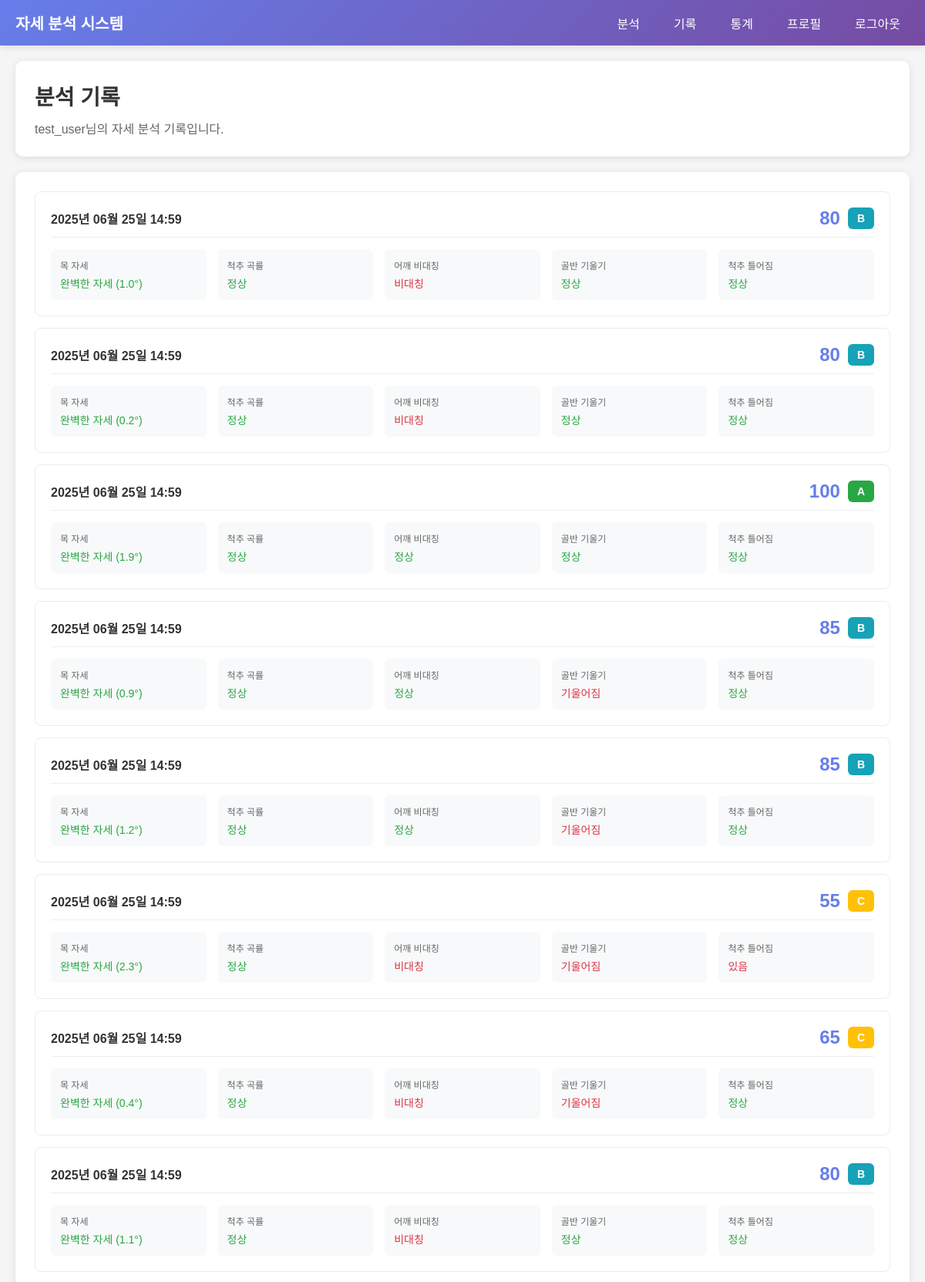
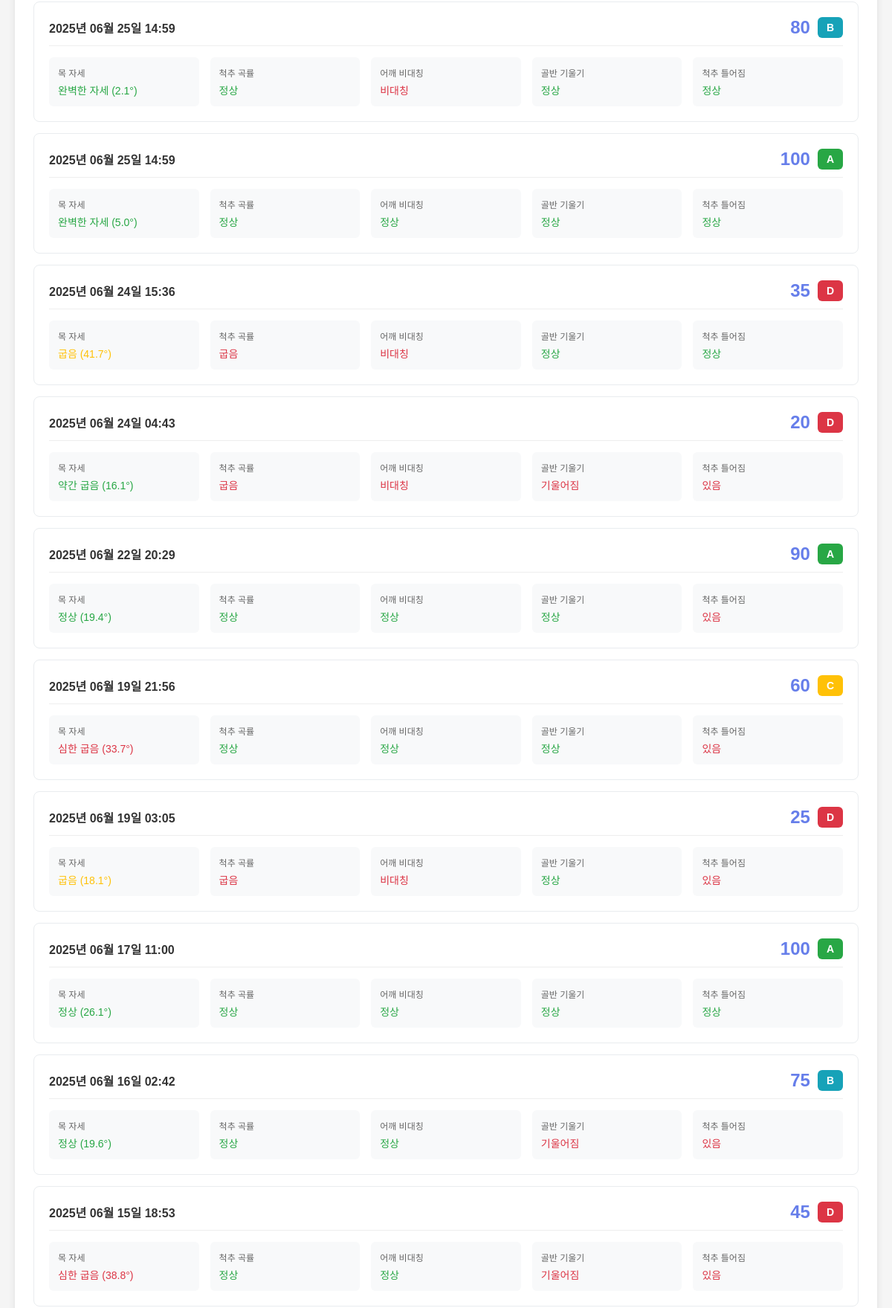
Screenshot of /crud/history?page=3 (signed in, upper part) with the database file from the repository (2 pictures, top to bottom).
### apps/crud/models.py (models this page shows, shortened)
class User(db.Model):
    __tablename__ = "user"
    id = db.Column(db.Integer, primary_key=True)
    username = db.Column(db.String(80), unique=True, nullable=False, index=True)
    email = db.Column(db.String(120), unique=True, nullable=False, index=True)
    password_hash = db.Column(db.String(255), nullable=False)
    created_at = db.Column(db.DateTime, default=datetime.now)
    updated_at = db.Column(db.DateTime, default=datetime.now, onupdate=datetime.now)
    last_login = db.Column(db.DateTime)
    posture_records = db.relationship('PostureRecord', backref='user', lazy='dynamic', cascade='all, delete-orphan')
    @property
    def password(self):
        raise AttributeError("읽어 들일 수 없음")

class PostureRecord(db.Model):
    __tablename__ = "posture_record"
    id = db.Column(db.Integer, primary_key=True)
    user_id = db.Column(db.Integer, db.ForeignKey('user.id'), nullable=False)
    analysis_date = db.Column(db.DateTime, default=datetime.now)
    neck_angle = db.Column(db.Float)
    neck_grade = db.Column(db.String(1))  # A, B, C, D
    neck_description = db.Column(db.String(100))
    spine_is_hunched = db.Column(db.Boolean)
    spine_angle = db.Column(db.Float)
    shoulder_is_asymmetric = db.Column(db.Boolean)
    shoulder_height_difference = db.Column(db.Float)
    pelvic_is_tilted = db.Column(db.Boolean)
    pelvic_angle = db.Column(db.Float)
    spine_is_twisted = db.Column(db.Boolean)
    spine_alignment = db.Column(db.Float)
    overall_score = db.Column(db.Integer)  # 0-100 점수
    overall_grade = db.Column(db.String(1))  # A, B, C, D
    def calculate_overall_score(self):
        score = 100
        if self.neck_grade == 'A':
            score -= 0
        elif self.neck_grade == 'B':
            score -= 10
        elif self.neck_grade == 'C':
            score -= 20
        else:  # D
            score -= 30
        if self.spine_is_hunched:
            score -= 25
        if self.shoulder_is_asymmetric:
            score -= 20
        if self.pelvic_is_tilted:
            score -= 15
        if self.spine_is_twisted:
            score -= 10
        return max(0, score)
    def calculate_overall_grade(self):
        score = self.calculate_overall_score()
        if score >= 90:
            return 'A'
        elif score >= 70:
            return 'B'
        elif score >= 50:
            return 'C'
        else:
            return 'D'

### apps/crud/views.py (the view)
    def decorated_function(*args, **kwargs):
        if 'user_id' not in session:
            flash('로그인이 필요합니다.', 'error')
            return redirect(url_for('auth.login'))
        return f(*args, **kwargs)

### apps/crud/views.py (called while the page is built)
def login_required(f):
    def decorated_function(*args, **kwargs):
        if 'user_id' not in session:
            flash('로그인이 필요합니다.', 'error')
            return redirect(url_for('auth.login'))
        return f(*args, **kwargs)
    decorated_function.__name__ = f.__name__
    return decorated_function

@crud.route('/history')
@login_required
def history():
    user = User.query.get(session['user_id'])
    page = request.args.get('page', 1, type=int)
    per_page = 20
    records = user.posture_records.order_by(
        PostureRecord.analysis_date.desc()
    ).paginate(
        page=page, per_page=per_page, error_out=False
    )
    return render_template('crud/history.html',
                         user=user,
                         records=records)

### apps/templates/crud/history.html (shortened to what this page needs)
<!DOCTYPE html>
<html lang="ko">
<head>
</head>
<body>
    <nav class="navbar">
        <div class="navbar-brand">자세 분석 시스템</div>
        <ul class="navbar-nav">
            <li><a href="{{ url_for('crud.index') }}">분석</a></li>
            <li><a href="{{ url_for('crud.history') }}">기록</a></li>
            <li><a href="{{ url_for('crud.statistics') }}">통계</a></li>
            <li><a href="{{ url_for('auth.profile') }}">프로필</a></li>
            <li><a href="{{ url_for('auth.logout') }}">로그아웃</a></li>
        </ul>
    </nav>
    <div class="container">
        <div class="page-header">
            <h1 class="page-title">분석 기록</h1>
            <p class="page-subtitle">{{ user.username }}님의 자세 분석 기록입니다.</p>
        </div>
        <div class="records-container">
            {% if records.items %}
                {% for record in records.items %}
                    <div class="record-card">
                        <div class="record-header">
                            <div class="record-date">
                                {{ record.analysis_date.strftime('%Y년 %m월 %d일 %H:%M') }}
                            </div>
                            <div class="record-score">
                                <span class="score-number">{{ record.calculate_overall_score() }}</span>
                                <span class="grade-badge grade-{{ record.calculate_overall_grade().lower() }}">
                                    {{ record.calculate_overall_grade() }}
                                </span>
                            </div>
                        </div>
                        <div class="record-details">
                            <div class="detail-item">
                                <div class="detail-label">목 자세</div>
                                <div class="detail-value {% if record.neck_grade in ['A', 'B'] %}good{% elif record.neck_grade == 'C' %}warning{% else %}bad{% endif %}">
                                    {{ record.neck_description }} ({{ "%.1f"|format(record.neck_angle) }}°)
                                </div>
                            </div>
                            <div class="detail-item">
                                <div class="detail-label">척추 곡률</div>
                                <div class="detail-value {% if not record.spine_is_hunched %}good{% else %}bad{% endif %}">
                                    {% if record.spine_is_hunched %}굽음{% else %}정상{% endif %}
                                </div>
                            </div>
                            <div class="detail-item">
                                <div class="detail-label">어깨 비대칭</div>
                                <div class="detail-value {% if not record.shoulder_is_asymmetric %}good{% else %}bad{% endif %}">
                                    {% if record.shoulder_is_asymmetric %}비대칭{% else %}정상{% endif %}
                                </div>
                            </div>
                            <div class="detail-item">
                                <div class="detail-label">골반 기울기</div>
                                <div class="detail-value {% if not record.pelvic_is_tilted %}good{% else %}bad{% endif %}">
                                    {% if record.pelvic_is_tilted %}기울어짐{% else %}정상{% endif %}
                                </div>
                            </div>
                            <div class="detail-item">
                                <div class="detail-label">척추 틀어짐</div>
                                <div class="detail-value {% if not record.spine_is_twisted %}good{% else %}bad{% endif %}">
                                    {% if record.spine_is_twisted %}있음{% else %}정상{% endif %}
                                </div>
                            </div>
                        </div>
                    </div>
                {% endfor %}
            {% else %}
                <div class="no-records">
                    <h3>아직 분석 기록이 없습니다</h3>
                    <p>자세 분석을 시작하여 첫 번째 기록을 만들어보세요!</p>
                    <a href="{{ url_for('crud.index') }}" class="start-analysis-btn">자세 분석 시작하기</a>
                </div>
            {% endif %}
        </div>
    </div>
</body>
</html>

### apps/templates/crud/history.html (style rules this page uses)
* { margin: 0; padding: 0; box-sizing: border-box; }
body { font-family: 'Arial', sans-serif; background: #f5f5f5; }
.navbar { background: linear-gradient(135deg, #667eea 0%, #764ba2 100%); color: white; padding: 15px 20px; display: flex; justify-content: space-between; align-items: center; box-shadow: 0 2px 10px rgba(0,0,0,0.1); }
.navbar-brand { font-size: 20px; font-weight: bold; }
.navbar-nav { display: flex; list-style: none; gap: 20px; }
.navbar-nav a { color: white; text-decoration: none; padding: 8px 12px; border-radius: 5px; transition: background-color 0.3s; }
.container { max-width: 1200px; margin: 0 auto; padding: 20px; }
.page-header { background: white; border-radius: 10px; padding: 25px; margin-bottom: 20px; box-shadow: 0 2px 10px rgba(0,0,0,0.1); }
.page-title { font-size: 28px; color: #333; margin-bottom: 10px; }
.page-subtitle { color: #666; }
.records-container { background: white; border-radius: 10px; padding: 25px; box-shadow: 0 2px 10px rgba(0,0,0,0.1); }
.record-card { border: 1px solid #e9ecef; border-radius: 8px; padding: 20px; margin-bottom: 15px; transition: box-shadow 0.3s ease; }
.record-header { display: flex; justify-content: space-between; align-items: center; margin-bottom: 15px; padding-bottom: 10px; border-bottom: 1px solid #eee; }
.record-date { font-size: 16px; font-weight: bold; color: #333; }
.record-score { display: flex; align-items: center; gap: 10px; }
.score-number { font-size: 24px; font-weight: bold; color: #667eea; }
.grade-badge { padding: 6px 12px; border-radius: 6px; font-size: 14px; font-weight: bold; color: white; }
.grade-a { background-color: #28a745; }
.grade-b { background-color: #17a2b8; }
.grade-c { background-color: #ffc107; }
.grade-d { background-color: #dc3545; }
.record-details { display: grid; grid-template-columns: repeat(auto-fit, minmax(200px, 1fr)); gap: 15px; }
.detail-item { background: #f8f9fa; padding: 12px; border-radius: 6px; }
.detail-label { font-size: 12px; color: #666; margin-bottom: 5px; text-transform: uppercase; font-weight: 500; }
.detail-value { font-size: 14px; color: #333; font-weight: 500; }
.detail-value.good { color: #28a745; }
.detail-value.warning { color: #ffc107; }
.detail-value.bad { color: #dc3545; }

### rows the page displays
User: username "test_user"
PostureRecord: analysis_date "2025년 06월 25일 14:59", calculate_overall_score "80", calculate_overall_grade "B", neck_description "완벽한 자세", neck_angle "1.0", shows "정상", shows "비대칭"
PostureRecord: analysis_date "2025년 06월 25일 14:59", calculate_overall_score "80", calculate_overall_grade "B", neck_description "완벽한 자세", neck_angle "0.2", shows "정상", shows "비대칭"
PostureRecord: analysis_date "2025년 06월 25일 14:59", calculate_overall_score "100", calculate_overall_grade "A", neck_description "완벽한 자세", neck_angle "1.9", shows "정상"
PostureRecord: analysis_date "2025년 06월 25일 14:59", calculate_overall_score "85", calculate_overall_grade "B", neck_description "완벽한 자세", neck_angle "0.9", shows "정상", shows "기울어짐"
PostureRecord: analysis_date "2025년 06월 25일 14:59", calculate_overall_score "85", calculate_overall_grade "B", neck_description "완벽한 자세", neck_angle "1.2", shows "정상", shows "기울어짐"
PostureRecord: analysis_date "2025년 06월 25일 14:59", calculate_overall_score "55", calculate_overall_grade "C", neck_description "완벽한 자세", neck_angle "2.3", shows "정상", shows "비대칭", shows "기울어짐", shows "있음"
PostureRecord: analysis_date "2025년 06월 25일 14:59", calculate_overall_score "65", calculate_overall_grade "C", neck_description "완벽한 자세", neck_angle "0.4", shows "정상", shows "비대칭", shows "기울어짐"
PostureRecord: analysis_date "2025년 06월 25일 14:59", calculate_overall_score "80", calculate_overall_grade "B", neck_description "완벽한 자세", neck_angle "1.1", shows "정상", shows "비대칭"
PostureRecord: analysis_date "2025년 06월 25일 14:59", calculate_overall_score "80", calculate_overall_grade "B", neck_description "완벽한 자세", neck_angle "2.1", shows "정상", shows "비대칭"
PostureRecord: analysis_date "2025년 06월 25일 14:59", calculate_overall_score "100", calculate_overall_grade "A", neck_description "완벽한 자세", neck_angle "5.0", shows "정상"
PostureRecord: analysis_date "2025년 06월 24일 15:36", calculate_overall_score "35", calculate_overall_grade "D", neck_description "굽음", neck_angle "41.7", shows "비대칭", shows "정상"
PostureRecord: analysis_date "2025년 06월 24일 04:43", calculate_overall_score "20", calculate_overall_grade "D", neck_description "약간 굽음", neck_angle "16.1", shows "비대칭", shows "기울어짐", shows "있음"
PostureRecord: analysis_date "2025년 06월 22일 20:29", calculate_overall_score "90", calculate_overall_grade "A", neck_description "정상", neck_angle "19.4", shows "있음"
PostureRecord: analysis_date "2025년 06월 19일 21:56", calculate_overall_score "60", calculate_overall_grade "C", neck_description "심한 굽음", neck_angle "33.7", shows "정상", shows "있음"
PostureRecord: analysis_date "2025년 06월 19일 03:05", calculate_overall_score "25", calculate_overall_grade "D", neck_description "굽음", neck_angle "18.1", shows "비대칭", shows "정상", shows "있음"
PostureRecord: analysis_date "2025년 06월 17일 11:00", calculate_overall_score "100", calculate_overall_grade "A", neck_description "정상", neck_angle "26.1"
PostureRecord: analysis_date "2025년 06월 16일 02:42", calculate_overall_score "75", calculate_overall_grade "B", neck_description "정상", neck_angle "19.6", shows "기울어짐", shows "있음"
PostureRecord: analysis_date "2025년 06월 15일 18:53", calculate_overall_score "45", calculate_overall_grade "D", neck_description "심한 굽음", neck_angle "38.8", shows "정상", shows "기울어짐", shows "있음"
